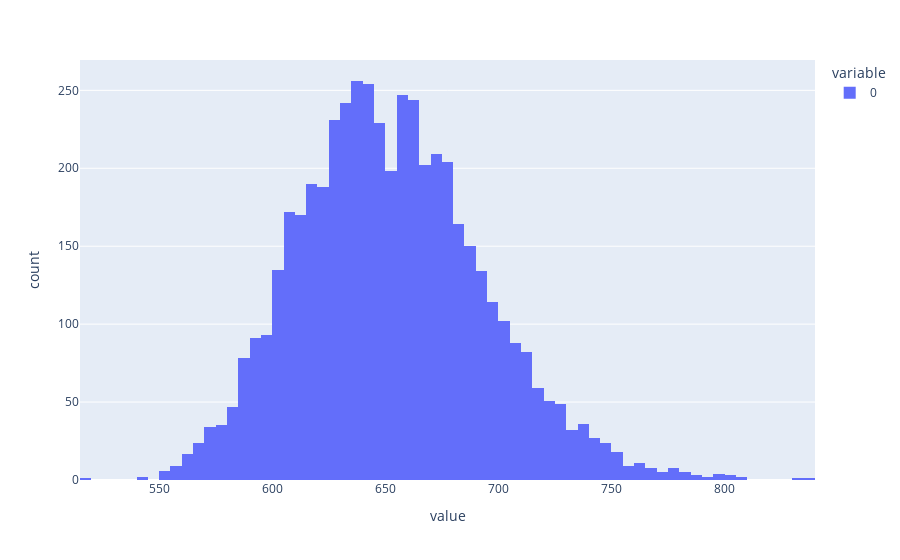

Notebook code cell kept with this figure:
### Code cell
px.histogram(Stichproben_mittelwert150)

### Figure 1 — Plotly figure (JSON) as saved in the notebook; plotly's stock layout.template omitted (floating-point values rounded to 4 significant figures; data arrays with more than 128 entries replaced by an {"elided": "..."} marker saying what was removed)
{"data": [{"alignmentgroup": "True", "bingroup": "x", "hovertemplate": "variable=0<br>value=%{x}<br>count=%{y}<extra></extra>", "legendgroup": "0", "marker": {"color": "#636efa", "pattern": {"shape": ""}}, "name": "0", "offsetgroup": "0", "orientation": "v", "showlegend": true, "type": "histogram", "x": {"elided": "5000 float values"}, "xaxis": "x", "yaxis": "y"}], "layout": {"barmode": "relative", "legend": {"title": {"text": "variable"}, "tracegroupgap": 0}, "margin": {"t": 60}, "xaxis": {"anchor": "y", "domain": [0, 1], "title": {"text": "value"}}, "yaxis": {"anchor": "x", "domain": [0, 1], "title": {"text": "count"}}}}
